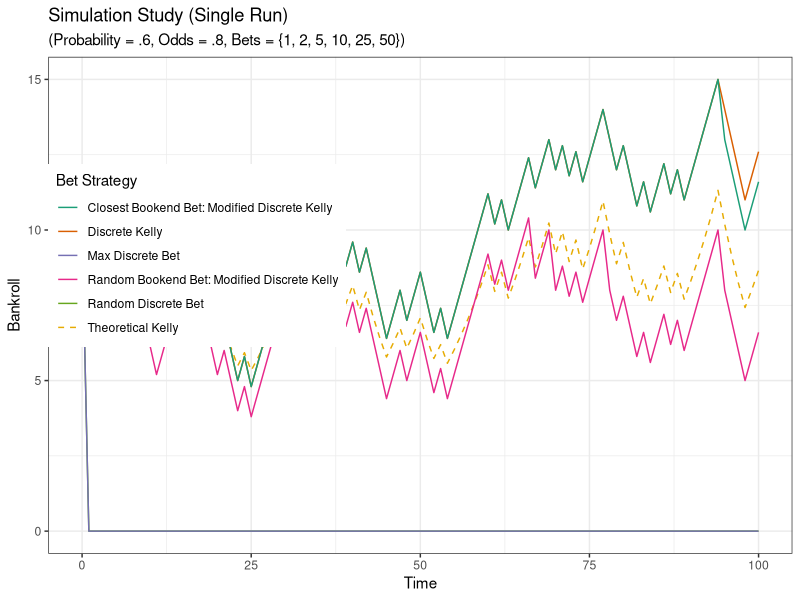

Write R code to recreate this figure. (Note: a time limit stopped this script after it produced the figure.)
library(tidyverse)
library(RColorBrewer)

# Define colors for lines in graphs to follow
my_colors <- brewer.pal(6, "Dark2")

# Expected Logarithmic Growth
EV <- function(odds, probability, bankroll, bet){
  probability * log(1 + (odds * bet / bankroll)) + (1 - probability) * log(1 - (bet / bankroll))
}

# Find the two values in haystack that 'bookend' needle
# Returns a vector of length 2
find_bookends <- function(needle, haystack){
  haystack = sort(haystack)
  # If all of the values in haystack are bigger than needle, return the max value twice
  if(!any(haystack > needle)){
    return (c(max(haystack), max(haystack)))
  }
  # If all of the values in haystack are smaller than needle, return the min value twice
  if(!any(haystack < needle)){
    return (c(min(haystack), min(haystack)))
  }
  # Otherwise, iterate through the list to find the pivot
  for (i in 1:(length(haystack) - 1)){
    if(haystack[i] <= needle & haystack[i+1] >= needle){
      return (c(haystack[i], haystack[i+1]))
    }
  }
}

# Betting strategy: pick a random bet out of the set of discrete options
random_bet <- function(bankroll, bet){
  bet_possible = bet[bet <= bankroll]
  if(length(bet_possible) > 0){
    sample(bet_possible, 1)
  }
  else{
    0
  }
}

# Betting strategy: pick the highest bet from the discrete options that can be afforded
max_bet <- function(bankroll, bet){
  bet_possible = bet[bet <= bankroll]
  if(length(bet_possible) > 0){
    max(bet_possible, 1)
  }
  else{
    0
  }
}

# Betting strategy: bet the kelly bet, regardless of the discrete options
kelly_bet <- function(odds, probability, bankroll) {
  finalbet = ((probability * (odds + 1) - 1) / odds) * bankroll
  ifelse(bankroll >= finalbet, finalbet, 0)
}

# Betting strategy: use suggested methodology to make kelly bet
best_fixed_bet <- function(odds, probability, bankroll, bet){
  result = data.frame(bet) %>%
    mutate(expected_value = EV(odds, probability, bankroll, bet))
  result <- result[order(-result$expected_value),]
  finalbet = result$bet[[1]]
  ifelse(bankroll >= finalbet, finalbet, 0)
  
}

# Betting strategy: select randomly from the bets that bookend the kelly bet
best_two_bets <- function(odds, probability, bankroll, bet){
  kellybet = kelly_bet(odds, probability, bankroll)
  best_bets <- find_bookends(kellybet, bet)
  decision_RV <- sample(1:2, 1)
  finalbet = best_bets[decision_RV]
  ifelse(bankroll >= finalbet, finalbet, 0)
  
}

# Betting strategy: select the bookend bet closest to the kelly bet
closest_bookend <- function(odds, probability, bankroll, bet){
  kellybet <- kelly_bet(odds, probability, bankroll)
  best_bets <- find_bookends(kellybet, bet)
  finalbet <- best_bets[which(abs(best_bets-kellybet)==min(abs(best_bets-kellybet)))]
  ifelse(bankroll >= finalbet, finalbet, 0)
  
}

# Simulate a run and output the bankrolls associated with various betting strategies
bet_sim <- function(initial_bankroll, odds, probability, possible_bets, num_bets){
  # Determine wins and losses
  bet_result = c("N/A", rbinom(num_bets, 1, probability))
  
  # Initialize bankroll vectors
  kelly_bankroll = integer(length(num_bets))
  discrete_kelly_bankroll = integer(length(num_bets))
  modified_discrete_kelly_bankroll = integer(length(num_bets))
  random_discrete_bankroll = integer(length(num_bets))
  max_discrete_bankroll = integer(length(num_bets))
  closest_bookend_bankroll = integer(length(num_bets))
  
  # Set the initial bankrolls
  kelly_bankroll[1] = initial_bankroll
  discrete_kelly_bankroll[1] = initial_bankroll
  modified_discrete_kelly_bankroll[1] = initial_bankroll
  random_discrete_bankroll[1] = initial_bankroll
  max_discrete_bankroll[1] = initial_bankroll
  closest_bookend_bankroll[1] = initial_bankroll
  
  # Bet num_bets times
  for (i in 2:(num_bets + 1)){
    # i.e. the bettor wins
    if(bet_result[i - 1] == 1){
      kelly_bankroll[i] = (kelly_bankroll[i-1] + odds * kelly_bet(odds, probability, kelly_bankroll[i-1]))
      discrete_kelly_bankroll[i] = (discrete_kelly_bankroll[i-1] + odds * best_fixed_bet(odds, probability, discrete_kelly_bankroll[i-1], possible_bets))
      modified_discrete_kelly_bankroll[i] = (modified_discrete_kelly_bankroll[i-1] + odds * best_two_bets(odds, probability, modified_discrete_kelly_bankroll[i-1], possible_bets))
      random_discrete_bankroll[i] = (random_discrete_bankroll[i-1] + odds * random_bet(random_discrete_bankroll[i-1], possible_bets))
      max_discrete_bankroll[i] = (max_discrete_bankroll[i-1] + odds * max_bet(max_discrete_bankroll[i-1], possible_bets))
      closest_bookend_bankroll[i] = (closest_bookend_bankroll[i-1] + odds * closest_bookend(odds, probability, closest_bookend_bankroll[i-1], possible_bets))
    }
    # i.e. the bettor loses
    else{
      kelly_bankroll[i] = (kelly_bankroll[i-1] - kelly_bet(odds, probability, kelly_bankroll[i-1]))
      discrete_kelly_bankroll[i] = (discrete_kelly_bankroll[i-1] - best_fixed_bet(odds, probability, discrete_kelly_bankroll[i-1], possible_bets))
      modified_discrete_kelly_bankroll[i] = (modified_discrete_kelly_bankroll[i-1] - best_two_bets(odds, probability, modified_discrete_kelly_bankroll[i-1], possible_bets))
      random_discrete_bankroll[i] = (random_discrete_bankroll[i-1] - random_bet(random_discrete_bankroll[i-1], possible_bets))
      max_discrete_bankroll[i] = (max_discrete_bankroll[i-1] - max_bet(max_discrete_bankroll[i-1], possible_bets))
      closest_bookend_bankroll[i] = (closest_bookend_bankroll[i-1] - closest_bookend(odds, probability, closest_bookend_bankroll[i-1], possible_bets))
    }
  }
  data.frame(time = 0:num_bets, bet_result, kelly_bankroll, discrete_kelly_bankroll, modified_discrete_kelly_bankroll, random_discrete_bankroll, max_discrete_bankroll, closest_bookend_bankroll)
}

# Simulate a series of runs and take the average bankroll at each step
multiple_sim <- function(initial_bankroll, odds, probability, possible_bets, num_bets, num_sims){
  result = data.frame()
  for(sim in 1:num_sims){
    simdf = bet_sim(initial_bankroll, odds, probability, possible_bets, num_bets)
    result = rbind(result, simdf)
  }
  result %>%
    group_by(time) %>%
    summarise(kelly_bankroll = mean(kelly_bankroll),
              discrete_kelly_bankroll = mean(discrete_kelly_bankroll),
              modified_discrete_kelly_bankroll = mean(modified_discrete_kelly_bankroll),
              random_discrete_bankroll = mean(random_discrete_bankroll),
              max_discrete_bankroll = mean(max_discrete_bankroll),
              closest_bookend_bankroll = mean(closest_bookend_bankroll))
}

set.seed(0)
data_run = bet_sim(initial_bankroll = 10, odds = .8, probability = .6, possible_bets = c(1, 2, 5, 10, 25, 50), num_bets = 100)

ggplot(data_run, aes(x = time)) + 
  geom_line(aes(y = kelly_bankroll, colour = "Theoretical Kelly"), linetype = "dashed") + 
  geom_line(aes(y = discrete_kelly_bankroll, colour = "Discrete Kelly")) + 
  geom_line(aes(y = modified_discrete_kelly_bankroll, colour = "Random Bookend Bet: Modified Discrete Kelly")) + 
  geom_line(aes(y = random_discrete_bankroll, colour = "Random Discrete Bet")) + 
  geom_line(aes(y = max_discrete_bankroll, colour = "Max Discrete Bet")) + 
  geom_line(aes(y = closest_bookend_bankroll, colour = "Closest Bookend Bet: Modified Discrete Kelly")) + 
  ggtitle("Simulation Study (Single Run)", subtitle = "(Probability = .6, Odds = .8, Bets = {1, 2, 5, 10, 25, 50})") + 
  scale_colour_manual(name  ="Bet Strategy", values = my_colors) +
  ylab("Bankroll") + 
  xlab("Time") + 
  theme_bw() + 
  theme(legend.position = c(.2, .6))

set.seed(1)
multiple_runs = multiple_sim(initial_bankroll = 100, 
                        odds = .8, 
                        probability = .6, 
                        possible_bets = c(1, 2, 5, 10, 25, 50), 
                        num_bets = 100, 
                        num_sims = 1000)

ggplot(multiple_runs, aes(time)) + 
  geom_line(aes(y = kelly_bankroll, colour = "Theoretical Kelly"), linetype = "dashed") + 
  geom_line(aes(y = discrete_kelly_bankroll, colour = "Discrete Kelly")) + 
  geom_line(aes(y = modified_discrete_kelly_bankroll, colour = "Random Bookend Bet: Modified Discrete Kelly")) + 
  geom_line(aes(y = random_discrete_bankroll, colour = "Random Discrete Bet")) + 
  geom_line(aes(y = max_discrete_bankroll, colour = "Max Discrete Bet")) + 
  geom_line(aes(y = closest_bookend_bankroll, colour = "Closest Bookend Bet: Modified Discrete Kelly")) +  
  scale_colour_manual(name  ="Bet Strategy", values = my_colors) +
  ggtitle("Simulation Study (Averaged Over 1000 Runs)", subtitle = "(Probability = .6, Odds = .8, Bets = {1, 2, 5, 10, 25, 50})") + 
  ylab("Bankroll") + 
  xlab("Time") + 
  ylim(0, 200) +
  theme_bw()
